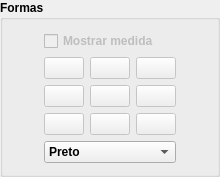
       <widget class="QGroupBox" name="groupBox">
        <property name="sizePolicy">
         <sizepolicy hsizetype="Preferred" vsizetype="Preferred">
          <horstretch>5</horstretch>
          <verstretch>0</verstretch>
         </sizepolicy>
        </property>
        <property name="font">
         <font>
          <weight>75</weight>
          <bold>true</bold>
         </font>
        </property>
        <property name="title">
         <string>Formas</string>
        </property>
        <layout class="QHBoxLayout" name="horizontalLayout_3">
         <item>
          <layout class="QGridLayout" name="gridLayout_2">
           <item row="1" column="2">
            <widget class="QPushButton" name="pushButtonLine">
             <property name="enabled">
              <bool>false</bool>
             </property>
             <property name="text">
              <string/>
             </property>
             <property name="icon">
              <iconset resource="myresource.qrc">
               <normaloff>:/imagens/Imgs/LineIcon.png</normaloff>:/imagens/Imgs/LineIcon.png</iconset>
             </property>
            </widget>
           </item>
           <item row="1" column="1">
            <widget class="QPushButton" name="pushButtonSelection">
             <property name="enabled">
              <bool>false</bool>
             </property>
             <property name="text">
              <string/>
             </property>
             <property name="icon">
              <iconset resource="myresource.qrc">
               <normaloff>:/imagens/Imgs/selection_rectangle-512.png</normaloff>:/imagens/Imgs/selection_rectangle-512.png</iconset>
             </property>
            </widget>
           </item>
           <item row="2" column="3">
            <widget class="QPushButton" name="pushButtonArc">
             <property name="enabled">
              <bool>false</bool>
             </property>
             <property name="text">
              <string/>
             </property>
             <property name="icon">
              <iconset resource="myresource.qrc">
               <normaloff>:/imagens/Imgs/curvaIcon.png</normaloff>:/imagens/Imgs/curvaIcon.png</iconset>
             </property>
            </widget>
           </item>
           <item row="2" column="1">
            <widget class="QPushButton" name="pushButtonElispse">
             <property name="enabled">
              <bool>false</bool>
             </property>
             <property name="text">
              <string/>
             </property>
             <property name="icon">
              <iconset resource="myresource.qrc">
               <normaloff>:/imagens/Imgs/elipseIcon.png</normaloff>:/imagens/Imgs/elipseIcon.png</iconset>
             </property>
            </widget>
           </item>
           <item row="2" column="0">
            <spacer name="horizontalSpacer">
             <property name="orientation">
              <enum>Qt::Horizontal</enum>
             </property>
             <property name="sizeHint" stdset="0">
              <size>
               <width>30</width>
               <height>20</height>
              </size>
             </property>
            </spacer>
           </item>
           <item row="3" column="3">
            <widget class="QPushButton" name="pushButtonText">
             <property name="enabled">
              <bool>false</bool>
             </property>
             <property name="text">
              <string/>
             </property>
             <property name="icon">
              <iconset resource="myresource.qrc">
               <normaloff>:/imagens/Imgs/TextoIcon.png</normaloff>:/imagens/Imgs/TextoIcon.png</iconset>
             </property>
            </widget>
           </item>
           <item row="3" column="2">
            <widget class="QPushButton" name="pushButtonPen">
             <property name="enabled">
              <bool>false</bool>
             </property>
             <property name="text">
              <string/>
             </property>
             <property name="icon">
              <iconset resource="myresource.qrc">
               <normaloff>:/imagens/Imgs/CanetaIcon.png</normaloff>:/imagens/Imgs/CanetaIcon.png</iconset>
             </property>
            </widget>
           </item>
           <item row="1" column="3">
            <widget class="QPushButton" name="pushButtonRect">
             <property name="enabled">
              <bool>false</bool>
             </property>
             <property name="text">
              <string/>
             </property>
             <property name="icon">
              <iconset resource="myresource.qrc">
               <normaloff>:/imagens/Imgs/Rectangle-icon.png</normaloff>:/imagens/Imgs/Rectangle-icon.png</iconset>
             </property>
            </widget>
           </item>
           <item row="3" column="1">
            <widget class="QPushButton" name="pushButtonBackMouse">
             <property name="enabled">
              <bool>false</bool>
             </property>
             <property name="text">
              <string/>
             </property>
             <property name="icon">
              <iconset resource="myresource.qrc">
               <normaloff>:/imagens/Imgs/MousePointer.png</normaloff>:/imagens/Imgs/MousePointer.png</iconset>
             </property>
            </widget>
           </item>
           <item row="4" column="1" colspan="3">
            <widget class="QComboBox" name="comboBoxCoresFormas">
             <property name="currentText">
              <string>Preto</string>
             </property>
             <property name="currentIndex">
              <number>0</number>
             </property>
             <item>
              <property name="text">
               <string>Preto</string>
              </property>
              <property name="icon">
               <iconset resource="myresource.qrc">
                <normaloff>:/imagens/Imgs/Cores comboBox/Preto.png</normaloff>:/imagens/Imgs/Cores comboBox/Preto.png</iconset>
              </property>
             </item>
             <item>
              <property name="text">
               <string>Branco</string>
              </property>
              <property name="icon">
               <iconset resource="myresource.qrc">
                <normaloff>:/imagens/Imgs/Cores comboBox/Branco.png</normaloff>:/imagens/Imgs/Cores comboBox/Branco.png</iconset>
              </property>
             </item>
             <item>
              <property name="text">
               <string>Azul</string>
              </property>
              <property name="icon">
               <iconset resource="myresource.qrc">
                <normaloff>:/imagens/Imgs/Cores comboBox/azul 2111f8.png</normaloff>:/imagens/Imgs/Cores comboBox/azul 2111f8.png</iconset>
              </property>
             </item>
             <item>
              <property name="text">
               <string>Amarelo</string>
              </property>
              <property name="icon">
               <iconset resource="myresource.qrc">
                <normaloff>:/imagens/Imgs/Cores comboBox/amarelo ffff0b.png</normaloff>:/imagens/Imgs/Cores comboBox/amarelo ffff0b.png</iconset>
              </property>
             </item>
             <item>
              <property name="text">
               <string>Vermelho</string>
              </property>
              <property name="icon">
               <iconset resource="myresource.qrc">
                <normaloff>:/imagens/Imgs/Cores comboBox/vermelho f81111.png</normaloff>:/imagens/Imgs/Cores comboBox/vermelho f81111.png</iconset>
              </property>
             </item>
             <item>
              <property name="text">
               <string>Verde</string>
              </property>
              <property name="icon">
               <iconset resource="myresource.qrc">
                <normaloff>:/imagens/Imgs/Cores comboBox/verde 11ff0b.png</normaloff>:/imagens/Imgs/Cores comboBox/verde 11ff0b.png</iconset>
              </property>
             </item>
            </widget>
           </item>
           <item row="0" column="1" colspan="3">
            <widget class="QCheckBox" name="checkBoxMostrarMedida">
             <property name="enabled">
              <bool>false</bool>
             </property>
             <property name="text">
              <string>Mostrar medida</string>
             </property>
            </widget>
           </item>
           <item row="2" column="2">
            <widget class="QPushButton" name="pushButtonPolygon">
             <property name="enabled">
              <bool>false</bool>
             </property>
             <property name="text">
              <string/>
             </property>
             <property name="icon">
              <iconset resource="myresource.qrc">
               <normaloff>:/imagens/Imgs/PoligonoIcon.png</normaloff>:/imagens/Imgs/PoligonoIcon.png</iconset>
             </property>
            </widget>
           </item>
           <item row="2" column="4">
            <spacer name="horizontalSpacer_2">
             <property name="orientation">
              <enum>Qt::Horizontal</enum>
             </property>
             <property name="sizeHint" stdset="0">
              <size>
               <width>30</width>
               <height>20</height>
              </size>
             </property>
            </spacer>
           </item>
          </layout>
         </item>
        </layout>
       </widget>
